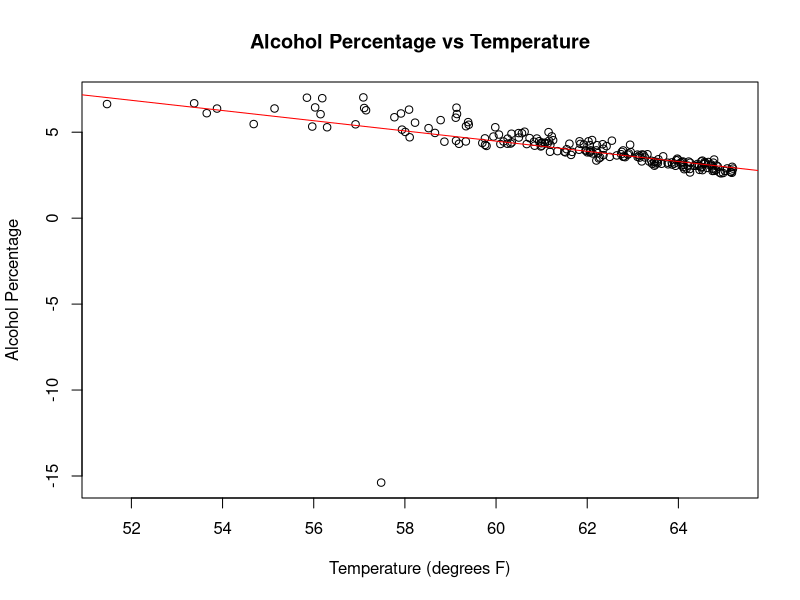
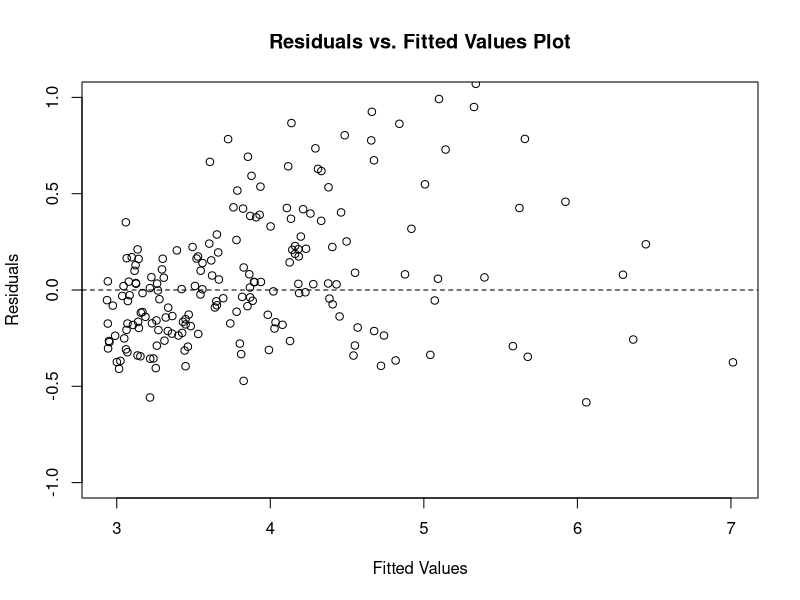
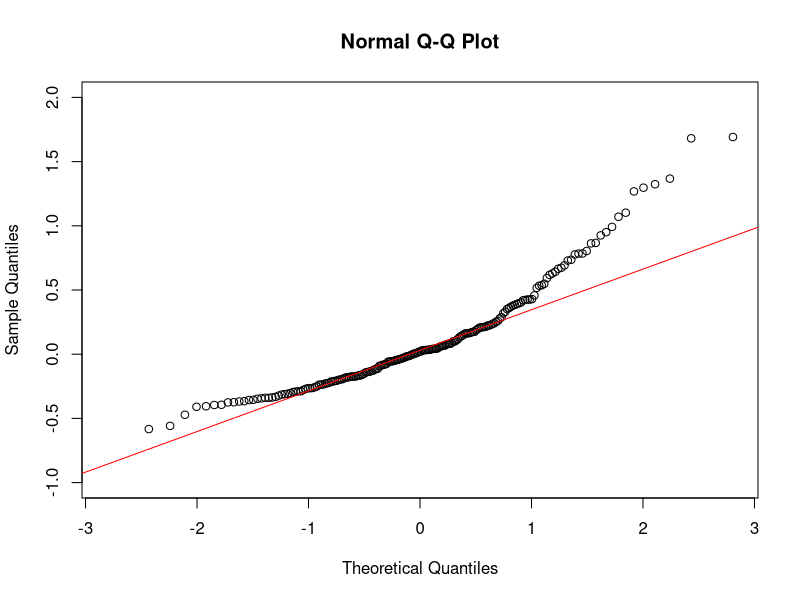
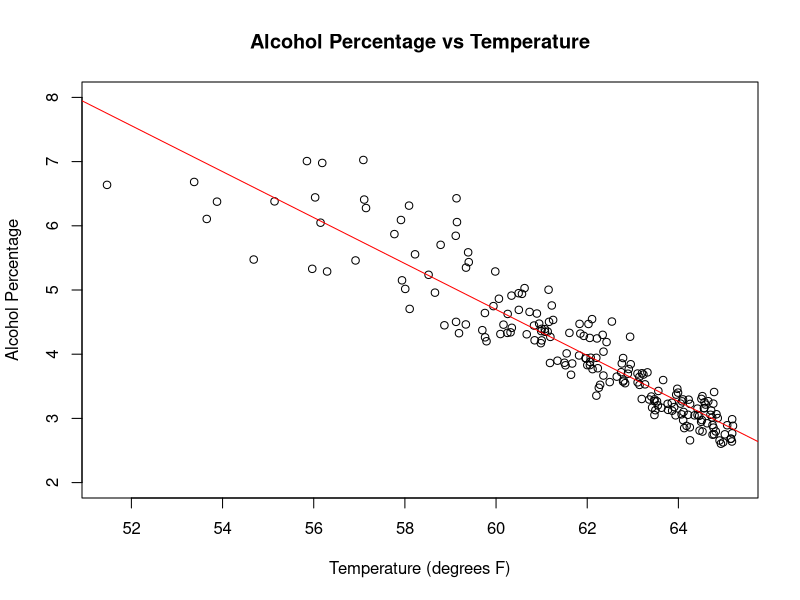
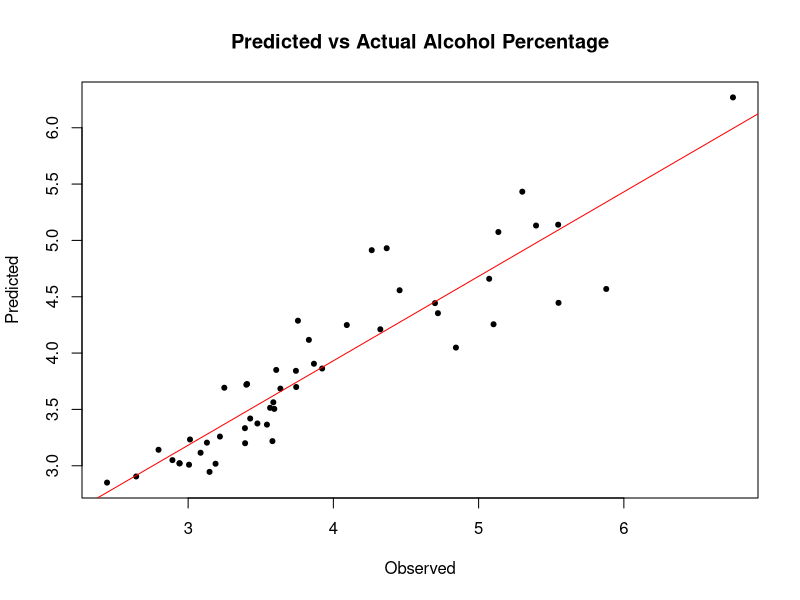
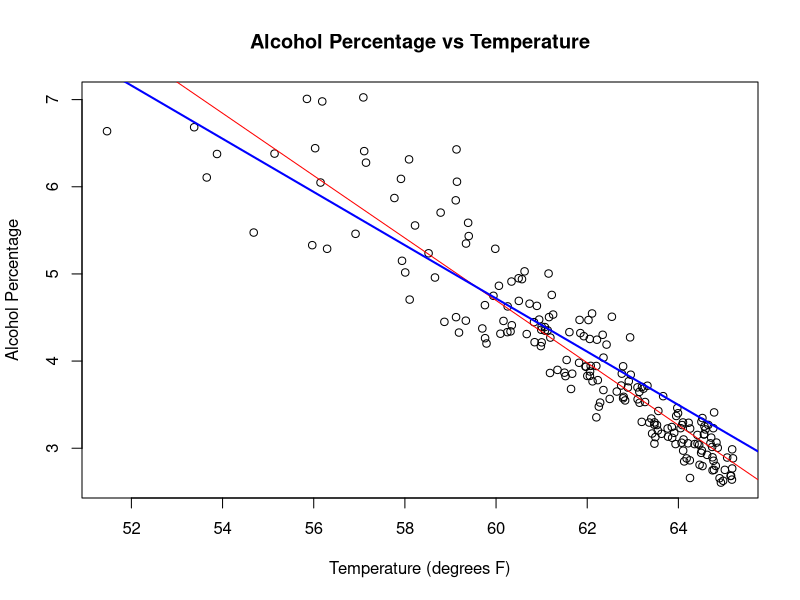
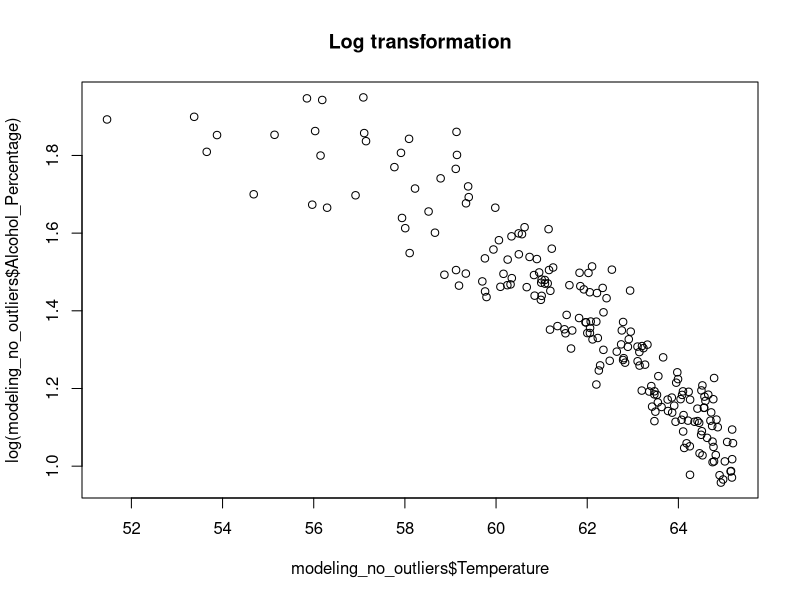
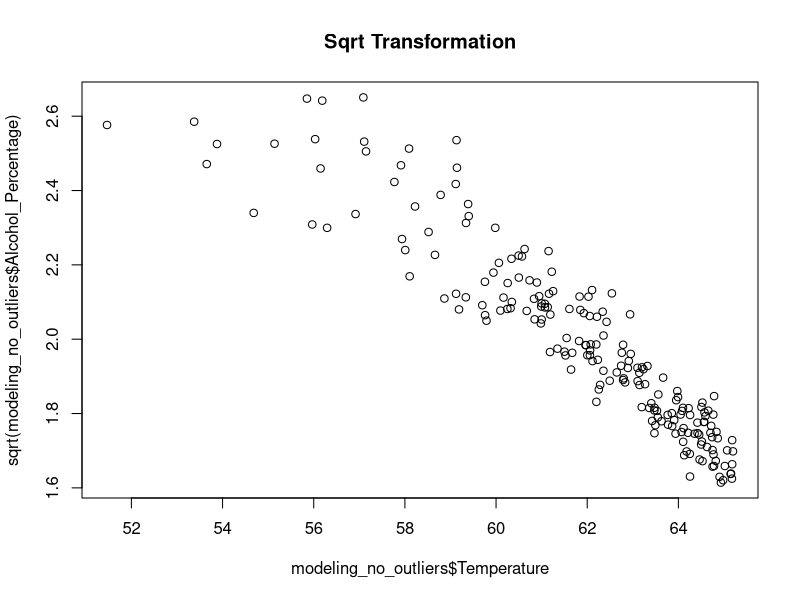

Reproduce these figures in R, in order.
## ---- chunk 1
knitr::opts_chunk$set(echo = TRUE)
## ---- chunk 2
modeling = read.table("./modeling_data.txt",sep="\t",header=TRUE)
## ---- chunk 3
modeling_lm = lm(Alcohol_Percentage ~ Temperature, data=modeling)
plot(
  Alcohol_Percentage ~ Temperature, data=modeling,
  main="Alcohol Percentage vs Temperature",
  xlab="Temperature (degrees F)",
  ylab="Alcohol Percentage"
)
abline(modeling_lm,col="red")
## ---- chunk 4
plot(fitted(modeling_lm), resid(modeling_lm), main = "Residuals vs. Fitted Values Plot",
     xlab = "Fitted Values", ylab = "Residuals",ylim=c(-1,1))
abline(h = 0, lty = "dashed")

## ---- chunk 5
qqnorm(resid(modeling_lm),ylim=c(-1,2))
qqline(resid(modeling_lm),col="red")
## ---- chunk 6
modeling_no_outliers = modeling[modeling$Alcohol_Percentage >= 0,]
plot(
  Alcohol_Percentage ~ Temperature, data=modeling_no_outliers,
  main="Alcohol Percentage vs Temperature",
  xlab="Temperature (degrees F)",
  ylab="Alcohol Percentage",
  ylim=c(2,8)
)

modeling_no_outliers_lm = lm(Alcohol_Percentage ~ Temperature, data=modeling_no_outliers)
abline(modeling_no_outliers_lm, col="red")
summary(modeling_no_outliers_lm)
## ---- chunk 7
validation = read.table("./validation_data.txt",sep="\t",header=TRUE)
predicted = predict(modeling_no_outliers_lm, data.frame(Temperature=validation[,1]))
comparison = data.frame(Predicted=predicted, Observed=validation[,2])
comparison_lm = lm(Predicted ~ Observed, data=comparison)
plot(Predicted ~ Observed, data=comparison,pch=20, main="Predicted vs Actual Alcohol Percentage")
abline(comparison_lm,col="red")

cor(comparison$Observed, comparison$Predicted)
## ---- chunk 8
plot(
  Alcohol_Percentage ~ Temperature, data=modeling_no_outliers,
  main="Alcohol Percentage vs Temperature",
  xlab="Temperature (degrees F)",
  ylab="Alcohol Percentage"
  #ylim=c(2,8)
)

# Observing Weighted-Least-Squares model: Slightly improves heterodasticity
modeling_weights = fitted( lm(abs(residuals(modeling_no_outliers_lm))~fitted(modeling_no_outliers_lm)) )^2

wls_model = lm(Alcohol_Percentage ~ Temperature, data=modeling_no_outliers, weights=modeling_weights)

abline(modeling_no_outliers_lm,col="red")
abline(wls_model,col="blue",lwd=2)

# Observing the log transformed model: Slightly improves heterodasticity
plot(modeling_no_outliers$Temperature, log(modeling_no_outliers$Alcohol_Percentage), main="Log transformation")

# Observing the sqrt transformed model: Does not improve heterodasticity
plot(modeling_no_outliers$Temperature, sqrt(modeling_no_outliers$Alcohol_Percentage), main="Sqrt Transformation")

# Observing the inverse transformed model: Does not improve heterodasticity
plot(modeling_no_outliers$Temperature, 1/modeling_no_outliers$Alcohol_Percentage, main="Inverse Transformation")
## ---- chunk 9
predicted_model = predict(wls_model, data.frame(Temperature=validation[,1]))
comparison_model = data.frame(Predicted=predicted_model, Observed=validation[,2])
comparison_model_lm = lm(Predicted ~ Observed, data=comparison_model)
plot(Predicted ~ Observed, data=comparison_model,pch=20)
abline(comparison_model_lm,col="blue",lwd=2)

cor(comparison_model$Observed, comparison_model$Predicted)
## ---- chunk 10
plot(
  Alcohol_Percentage ~ Temperature, data=modeling_no_outliers,
  main="Alcohol Percentage vs Temperature",
  xlab="Temperature (degrees F)",
  ylab="Alcohol Percentage",
  ylim=c(2,8)
)

modeling_no_outliers_lm = lm(Alcohol_Percentage ~ Temperature, data=modeling_no_outliers)
abline(wls_model,col="blue",lwd=2)

conf_int = predict(modeling_no_outliers_lm, interval="prediction", level=0.95)
conf_int = cbind(modeling_no_outliers$Temperature, conf_int)
conf_int = conf_int[order(conf_int[,1]),]
points(conf_int[,1], conf_int[,3], type="l", lty=2, col="purple")
points(conf_int[,1], conf_int[,4], type="l", lty=2, col="green")

#print("Lower bound")
lower_bound = lm(conf_int[,3]~conf_int[,1])
coef(lower_bound)
#print("Upper bound")
upper_bound = lm(conf_int[,4]~conf_int[,1])
coef(upper_bound)
